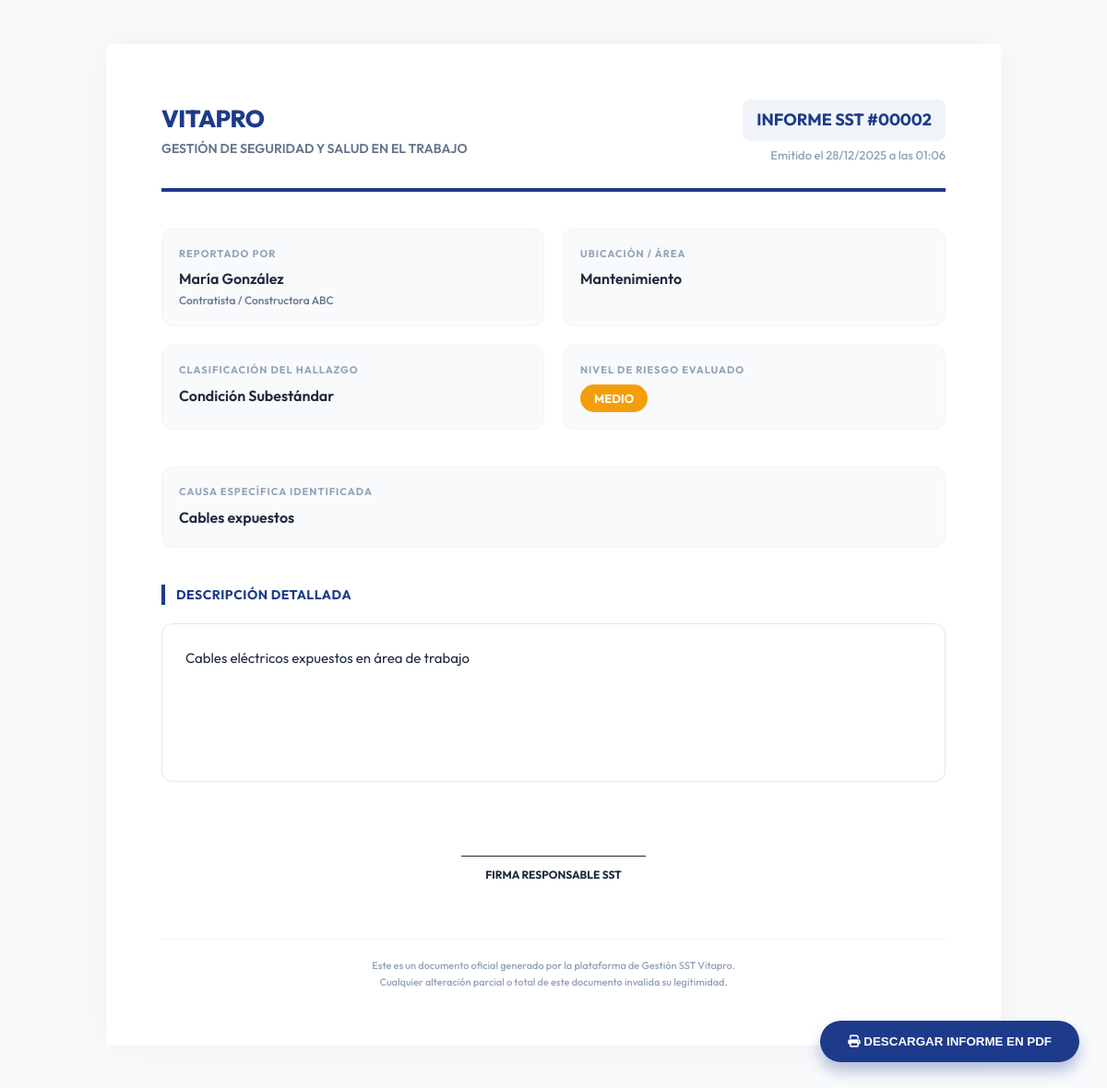
The page /generar_informe.php?id=2 (signed in) on the database its author committed.
### tables this page shows
CREATE TABLE IF NOT EXISTS `reportes` (
  `id` int(11) NOT NULL AUTO_INCREMENT,
  `fecha` datetime NOT NULL DEFAULT current_timestamp(),
  `tipo_usuario` enum('Interno','Contratista') NOT NULL,
  `nombre` varchar(255) DEFAULT NULL,
  `empresa_contratista` varchar(255) DEFAULT NULL,
  `area` varchar(100) NOT NULL,
  `tipo_hallazgo` enum('Acto Subestándar','Condición Subestándar') NOT NULL,
  `nivel_riesgo` enum('Bajo','Medio','Alto') NOT NULL,
  `causa_especifica` varchar(100) NOT NULL,
  `descripcion` text NOT NULL,
  `foto_path` varchar(500) DEFAULT NULL,
  PRIMARY KEY (`id`),
  KEY `idx_fecha` (`fecha`),
  KEY `idx_nivel_riesgo` (`nivel_riesgo`)
);

### generar_informe.php (the view, shortened to what this page needs)
<?php
require_once 'conexion.php';
$id = $_GET['id'] ?? 0;
$stmt = $pdo->prepare("SELECT * FROM reportes WHERE id = ?");
$stmt->execute([$id]);
$r = $stmt->fetch();
function getBadgeColor($nivel) {
    switch($nivel) {
        case 'Medio': return '#f59e0b';
    }
}
?>
<!DOCTYPE html>
<html lang="es">
<head>
</head>
<body>
    <button class="btn-print" onclick="window.print()">
        <i class="fas fa-print"></i> DESCARGAR INFORME EN PDF
    </button>
    <div class="document-page">
        <div class="header">
            <div class="logo-box">
                <h1>VITAPRO</h1>
                <p>GESTIÓN DE SEGURIDAD Y SALUD EN EL TRABAJO</p>
            </div>
            <div class="report-meta">
                <div class="id-badge">INFORME SST #<?php echo str_pad($r['id'], 5, '0', STR_PAD_LEFT); ?></div>
                <div class="date-text">Emitido el <?php echo date('d/m/Y', strtotime($r['fecha'])); ?> a las <?php echo date('H:i', strtotime($r['fecha'])); ?></div>
            </div>
        </div>
        <div class="info-grid">
            <div class="info-item">
                <div class="label">Reportado por</div>
                <div class="value"><?php echo $r['nombre'] ?: 'Anónimo'; ?></div>
                <div style="font-size: 12px; color: #64748b; font-weight: 500;"><?php echo $r['tipo_usuario']; ?> <?php echo $r['empresa_contratista'] ? '/ ' . $r['empresa_contratista'] : ''; ?></div>
            </div>
            <div class="info-item">
                <div class="label">Ubicación / Área</div>
                <div class="value"><?php echo $r['area']; ?></div>
            </div>
            <div class="info-item">
                <div class="label">Clasificación del Hallazgo</div>
                <div class="value"><?php echo $r['tipo_hallazgo']; ?></div>
            </div>
            <div class="info-item">
                <div class="label">Nivel de Riesgo Evaluado</div>
                <div class="value">
                    <span class="riesgo-tag" style="background: <?php echo getBadgeColor($r['nivel_riesgo']); ?>">
                        <?php echo $r['nivel_riesgo']; ?>
                    </span>
                </div>
            </div>
        </div>
        <div class="info-item" style="margin-bottom: 20px;">
            <div class="label">Causa Específica Identificada</div>
            <div class="value"><?php echo $r['causa_especifica']; ?></div>
        </div>
        <div class="section-header">Descripción Detallada</div>
        <div class="text-box">
            <?php echo nl2br(htmlspecialchars($r['descripcion'])); ?>
        </div>
        <div style="margin-top: 80px; text-align: center;">
            <div style="width: 200px; border-top: 1px solid #1e293b; margin: 0 auto; padding-top: 10px; font-weight: 700; font-size: 12px; text-transform: uppercase;">
                Firma Responsable SST
            </div>
        </div>
        <div style="margin-top: 60px; border-top: 1px solid #f1f5f9; padding-top: 20px; font-size: 11px; color: #94a3b8; text-align: center; font-weight: 500;">
            Este es un documento oficial generado por la plataforma de Gestión SST Vitapro. <br>
            Cualquier alteración parcial o total de este documento invalida su legitimidad.
        </div>
    </div>
    <link rel="stylesheet" href="https://cdnjs.cloudflare.com/ajax/libs/font-awesome/6.4.2/css/all.min.css">
</body>
</html>

### generar_informe.php (style rules this page uses)
body { font-family: 'Outfit', sans-serif; color: #1e293b; line-height: 1.6; padding: 40px; background: #f8fafc; }
.document-page { background: white; max-width: 850px; margin: 0 auto; padding: 60px; box-shadow: 0 0 40px rgba(0,0,0,0.05); border-radius: 4px; }
.header { display: flex; justify-content: space-between; align-items: start; border-bottom: 4px solid #1e3a8a; padding-bottom: 25px; margin-bottom: 40px; }
.logo-box h1 { font-size: 26px; font-weight: 800; color: #1e3a8a; margin: 0; letter-spacing: -0.5px; }
.logo-box p { font-size: 14px; margin: 0; color: #64748b; font-weight: 600; }
.report-meta { text-align: right; }
.id-badge { background: #f1f5f9; color: #1e3a8a; padding: 8px 15px; border-radius: 8px; font-weight: 700; font-size: 18px; display: inline-block; }
.date-text { color: #94a3b8; font-size: 13px; margin-top: 5px; font-weight: 500; }
.info-grid { display: grid; grid-template-columns: 1fr 1fr; gap: 20px; margin-bottom: 40px; }
.info-item { background: #f8fafc; padding: 18px; border-radius: 12px; border: 1px solid #f1f5f9; }
.label { font-size: 11px; color: #94a3b8; font-weight: 700; text-transform: uppercase; letter-spacing: 1px; margin-bottom: 6px; }
.value { font-size: 16px; font-weight: 600; color: #1e293b; }
.riesgo-tag { display: inline-block; padding: 5px 15px; border-radius: 50px; color: white; font-weight: 700; font-size: 13px; text-transform: uppercase; }
.section-header { font-size: 14px; font-weight: 700; color: #1e3a8a; border-left: 4px solid #1e3a8a; padding-left: 12px; margin: 40px 0 20px; text-transform: uppercase; letter-spacing: 0.5px; }
.text-box { background: #fff; padding: 25px; border: 1px solid #e2e8f0; border-radius: 12px; font-size: 15px; min-height: 120px; }
.btn-print { position: fixed; bottom: 30px; right: 30px; background: #1e3a8a; color: white; border: none; padding: 15px 30px; border-radius: 50px; font-weight: 700; cursor: pointer; box-shadow: 0 10px 15px rgba(30,58,138,0.3); transition: 0.3s; z-index: 1000; }

### rows shown on the page
reportes: id "00002", fecha "28/12/2025", fecha "01:06", nombre "María González", tipo_usuario "Contratista", empresa_contratista "Constructora ABC", area "Mantenimiento", tipo_hallazgo "Condición Subestándar", nivel_riesgo "MEDIO", causa_especifica "Cables expuestos", descripcion "Cables eléctricos expuestos en área de trabajo"
